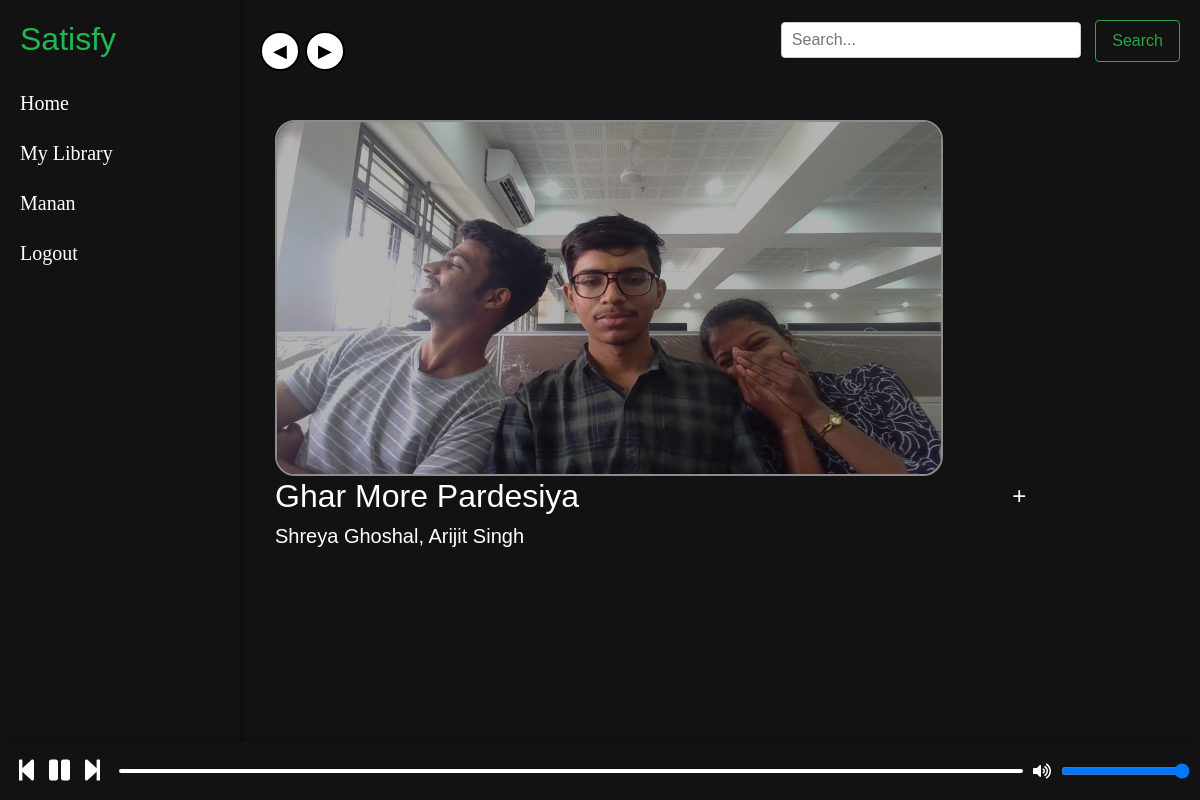
Page /music/song/11 (signed in) on the committed database.
### music/models.py (models this page shows, shortened)
class Song(models.Model):
    album=models.ForeignKey("Album",on_delete=models.CASCADE,verbose_name=_("Song Album"))
    songThumbnail=models.ImageField(_("Song Thumbnail"),upload_to='thumbnail/',help_text=".jpg, .png, .jpeg, .svg supported")
    song_name=models.CharField(_("Song Name"),max_length=50)
    song=models.FileField(_("song"),upload_to='songs/',help_text="mp3* required")
    created=models.DateTimeField(_("CreatedAt"),auto_now_add=True)
    last_update=models.DateTimeField(_("UpdatedAt"),auto_now=True)
    artists = models.ManyToManyField(Artist)
    class Meta:
        verbose_name=_("Song")

class Artist(models.Model):
    artist_name=models.CharField(_("Artist Name"),max_length=50)
    artist_image=models.ImageField(_("Artist Image"),upload_to='artist/',null=True)
    created=models.DateTimeField(_("CreatedAt"),auto_now_add=True)
    last_update=models.DateTimeField(_("UpdatedAt"),auto_now=True)
    class Meta:
        verbose_name=_("Artist")
        verbose_name_plural=_("Artists")
    def __str__(self):
        return self.artist_name

### music/views.py (the view)
# urls.py: path('song/<int:pid>',views.song,name="song"),
@login_required
def song(request,pid=0):
    if pid:
        song=Song.objects.get(id=pid)
        libraries=Library.objects.filter(user=request.user)
        artists=song.artists.all()
        return render(request,'music/desc.html',{'song':song , "artists":artists,"libraries":libraries})

### templates/music/desc.html (shortened to what this page needs)
{% extends 'music/spotify.html' %}
{% block style %}
    {% load static %}
    <link rel="stylesheet" href="{% static 'css/style-desc.css' %}">
{% endblock %}
{% block content %}
<div class="container">
    <div class="row description">
        <div class="col md-2">
            <img class="w-75 h-75 cover-image" src="{{ song.songThumbnail.url }}" alt="cover-image">
            <h2 class="music-title d-flex align-items-center">
                {{ song.song_name }}
                <div class="dropdown ms-2">
                    <button class="btn dropdown-toggle addbtn" type="button" data-bs-toggle="dropdown" aria-expanded="false"
                    style="font-size: 24px; border-radius: 50%; width: 40px; height: 40px; display: flex; align-items: center; justify-content: center;">
                        +
                    </button>
                </div>
            </h2>
            <div class="d-flex">
                <h5 class="music-desc">{{ artists|join:", " }}</h5>
            </div>
        </div>
    </div>
</div>
{% endblock %}
{%block body %}
<div class="player-container">
    <div class="player-controls">
        <button id="prev"><i class="fa fa-step-backward"></i></button>
        <button id="play-pause"></button>
        <button id="next"><i class="fa fa-step-forward"></i></button>
        <div class="progress-container">
            <div class="progress-bar" id="progress-bar">
            </div>
        </div>
        <div class="volume-control">
            <i class="fa fa-volume-up"></i>
            <input type="range" id="volume" min="0" max="1" step="0.01" value="1">
        </div>
    </div>
</div>
{% endblock %}

### templates/music/spotify.html (shortened to what this page needs)
<!DOCTYPE html>
<html lang="en">
<head>
    {% load static %}
    <link href="https://stackpath.bootstrapcdn.com/bootstrap/4.5.2/css/bootstrap.min.css" rel="stylesheet">
    {%block style %}
    {% endblock %}
</head>
<body>
    <div class="sidebar">
        <h2>Satisfy</h2>
        <a class="side-drop" href="/music/listen">Home</a>
        <div class="dropdown">
            <a class="side-drop" href="/music/library"> My Library</a>
            <a class="side-drop" href="/music/info">{{request.user.first_name}}</a>
            <a class="side-drop" href="/music/signout">Logout</a>
          </div>
    </div>
    <div class="main-content" id="main-content">
        <div class="top-bar">
            <div class="navigation-controls">
                <button class="nav-button" id="backBtn" onclick="goBack()">
                    &#9664;
                </button>
                <button class="nav-button" id="forthBtn" onclick="goForth()">
                    &#9654;
                </button>
            </div>
            <div class="search-bar">
                <form action="{% url 'search_results' %}" method="get">
                    <input type="text" name="q" placeholder="Search...">
                    <button class="btn btn-outline-success">Search</button>
                </form>
            </div>
        </div>
        {% block content %}{% endblock %}
    </div>
    {% block body %}
    {% endblock %}
</body>
</html>

### music/static/css/style-desc.css (style rules this page uses)
.description { background-color: black; background: fixed; position: relative; }
.music-title { font-family: Verdana, Geneva, Tahoma, sans-serif; color: white; }
.music-desc { font-family: Verdana, Geneva, Tahoma, sans-serif; color: white; cursor:pointer; }
.cover-image { border: 2px solid rgb(172, 170, 170); border-radius: 20px; background-clip: border-box; opacity: 0.8; margin-top: 2%; margin-left: 0; }

### templates/music/spotify.html (style rules this page uses)
body { font-family: Arial, sans-serif; margin: 0; padding: 0; overflow-x: hidden; background-color: #121212; }
.sidebar { position: fixed; top: 0; left: 0; height: 100%; width: 240px; background-color: #121212; color: #ffffff; padding: 20px; box-shadow: 2px 0 5px rgba(0,0,0,0.5); z-index: 1000; }
.sidebar h2 { color: #1db954; margin-bottom: 20px; }
.sidebar a { color: #ffffff; display: block; padding: 10px 0; text-decoration: none; }
.player-container { position: fixed; bottom: 0; width: 100%; background: #121212; padding: 10px; color: #ffffff; box-shadow: 0 -2px 5px rgba(0,0,0,0.2); z-index: 1000; }
.player-controls { display: flex; align-items: center; justify-content: space-between; }
.player-controls button { background: none; border: none; color: white; cursor: pointer; font-size: 1.5rem; }
.progress-container { flex-grow: 1; margin: 0 10px; }
.progress-bar { background: #ffffff; height: 4px; border-radius: 2px; cursor:not-allowed; position: relative; }
.volume-control { display: flex; align-items: center; }
.volume-control input[type="range"] { margin-left: 10px; background: transparent; }
.side-drop { background-color: #121212; color: white; font-family: serif; font-size: 20px; }
.main-content { margin-left: 240px; padding: 20px; background-color: #121212; }
.top-bar { display: flex; align-items: center; justify-content: space-between; margin-bottom: 20px; }
.navigation-controls { display: flex; margin-right: 15px; }
.nav-button { width: 40px; height: 40px; background-color: white; color: black; border: 2px solid black; border-radius: 50%; font-size: 18px; display: flex; align-items: center; justify-content: center; cursor: pointer; margin-right: 5px; }
.search-bar { display: flex; justify-content: flex-end; margin-bottom: 20px; align-items: center; }
.search-bar input[type="text"] { width: 300px; padding: 5px 10px; border: 1px solid #ccc; border-radius: 4px; }
.btn-outline-success { margin-left: 10px; padding: 8px 16px; border-radius: 4px; cursor: pointer; }

### templates/music/desc.html (style rules this page uses)
.dropdown-toggle::after { display: none; }
.addbtn { color: white; margin-left: 420px; font:bold; }

### rows in the picture
Song: songThumbnail (picture), song_name "Ghar More Pardesiya"
Artist: artist_name.artist_name "Shreya Ghoshal, Arijit Singh"

### other values in the picture
{{ request.user.first_name }} "Manan"
